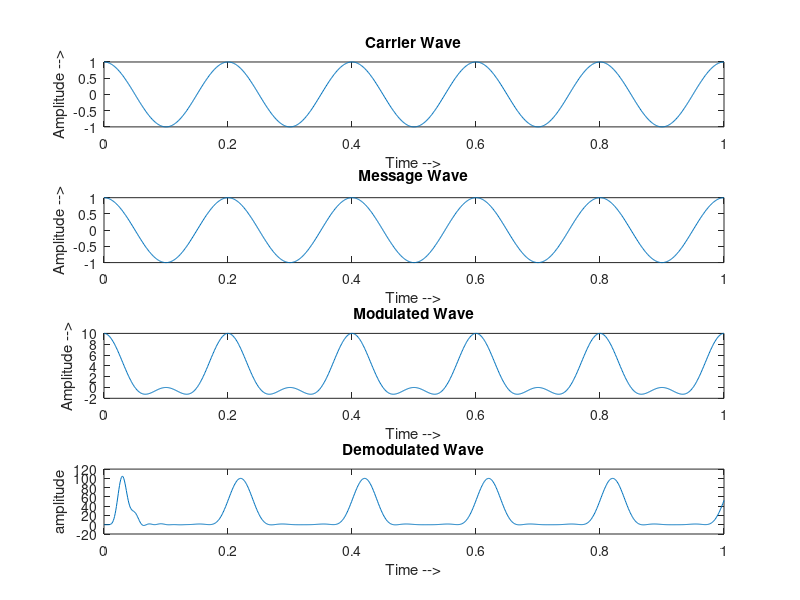

Reproduce this figure in MATLAB.
%generating user defined AM Signals
%Written By Debagnik Kar 1804373

clc;
clear all;
close all;

t = linspace(0,1,1000) %Time of 1 secs divided by 1000 times

%Carrier wave
fc = input('Enter fc = ')
ac = input('Enter ac = ')
xc= cos(2*pi*fc*t)

%Message signal
fm = input('Enter fm = ');
am = input('enter am = ');

xm = cos(2*pi*fm*t);

%AMplitude modulation

y = [ac + am*xm].*xc;

%plot AM
subplot(4,1,1)
plot(t,xc);
xlabel("Time -->")
ylabel("Amplitude -->")
title("Carrier Wave")
subplot(4,1,2)
plot(t,xm)
xlabel("Time -->")
ylabel("Amplitude -->")
title("Message Wave")
subplot(4,1,3)
plot(t,y)
xlabel("Time -->")
ylabel("Amplitude -->")
title("Modulated Wave")

%if else statement

mu = am/ac;

if mu==1
    disp('Critical modulation');
elseif mu>1
   disp('Over modulated signal');
elseif mu<1
   disp('under modulated signal');
end

%Demodutating The wave
dm = y.^2;
[b,a] = butter(10,0.1);
xd = filter(b,a,dm);

subplot(4,1,4)
plot(t,xd);
xlabel("Time -->")
ylabel("amplitude")
title("Demodulated Wave")
